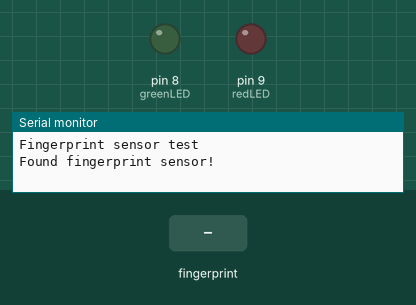
Simulated run of this sketch. Board: Arduino Uno, built with avr-gcc and run on an emulated ATmega328P. On the bench: output pins drawn as LEDs (lit = HIGH), the last lines printed to the serial monitor. The inputs (shaded band) are chosen by the test bench.

Above: at 2.3 s.
2.4 s: finger stored as number 1 placed on the sensor
At 4.2 s:
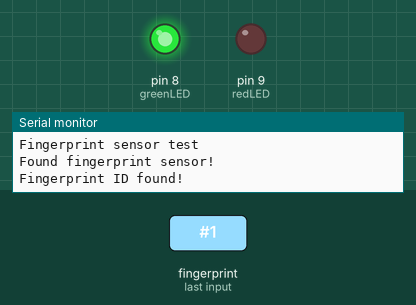
Timing chart, 0 to 6.1 s (numbered marks = the images above; inputs shaded):
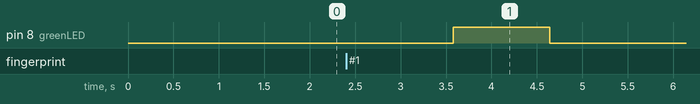

The sketch:

finalLEDblink.ino
```cpp
#include <Adafruit_Fingerprint.h>
#include <SoftwareSerial.h>

SoftwareSerial mySerial(2, 3); // RX, TX (change pin numbers as needed)

Adafruit_Fingerprint finger = Adafruit_Fingerprint(&mySerial);

int greenLED = 8;
int redLED = 9;

void setup() {
  Serial.begin(9600);
  delay(100);
  Serial.println("Fingerprint sensor test");

  finger.begin(57600);

  if (finger.verifyPassword()) {
    Serial.println("Found fingerprint sensor!");
  } else {
    Serial.println("Couldn't find a fingerprint sensor :(");
    while (1);
  }

  pinMode(greenLED, OUTPUT);
  pinMode(redLED, OUTPUT);
  digitalWrite(greenLED, LOW);
  digitalWrite(redLED, LOW);
}

void loop() {
  uint8_t p = getFingerprintID();
  delay(1000);
}

uint8_t getFingerprintID() {
  uint8_t p = finger.getImage();
  if (p != FINGERPRINT_OK) {
    digitalWrite(redLED, LOW);
    digitalWrite(greenLED, LOW);
    return p;
  }

  p = finger.image2Tz();
  if (p != FINGERPRINT_OK) {
    digitalWrite(redLED, LOW);
    digitalWrite(greenLED, LOW);
    return p;
  }

  p = finger.fingerFastSearch();
  if (p == FINGERPRINT_OK) {
    digitalWrite(greenLED, HIGH);
    digitalWrite(redLED, LOW);
    Serial.println("Fingerprint ID found!");
    return p;
  } else {
    digitalWrite(redLED, HIGH);
    digitalWrite(greenLED, LOW);
    Serial.println("Fingerprint not found");
    return p;
  }
}
```

Measured:
- after the input at 2.4 s, pin 8 (greenLED): LOW → HIGH after 1.2 s, → LOW 1.1 s later
